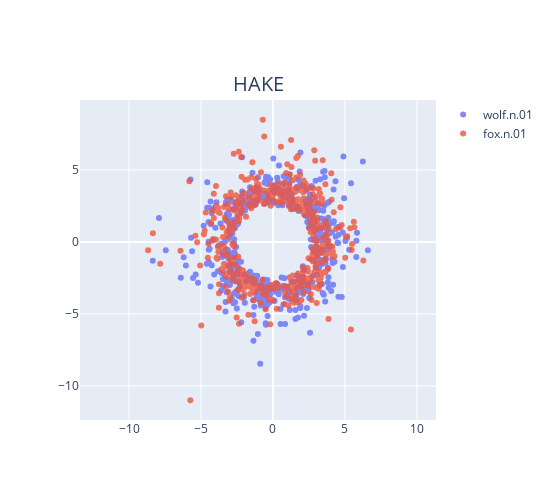

The cell this chart's notebook holds for it:
### Code cell
# エンティティの埋め込みをロード
entity_embedding = np.load(os.path.join(model_path, 'entity_embedding.npy'))

# HeadとTailの座標計算
head = entity_embedding[head_id]
tail = entity_embedding[tail_id]

phase_head, mod_head = np.split(head, 2)
phase_tail, mod_tail = np.split(tail, 2)

mod_head = np.log(np.abs(mod_head)) * np.sign(mod_head)
mod_tail = np.log(np.abs(mod_tail)) * np.sign(mod_tail)

phase_head = phase_head / embedding_range * np.pi
phase_tail = phase_tail / embedding_range * np.pi

x_head, y_head = mod_head * np.cos(phase_head), mod_head * np.sin(phase_head)
x_tail, y_tail = mod_tail * np.cos(phase_tail), mod_tail * np.sin(phase_tail)

fig = go.Figure()

# Head Entityのプロット
fig.add_trace(go.Scatter(x=x_head, y=y_head, mode='markers', name=entities_dict[head_id], text=[f'Head ID: {head_id}'] * len(x_head), opacity=0.8))
# Tail Entityのプロット
fig.add_trace(go.Scatter(x=x_tail, y=y_tail, mode='markers', name=entities_dict[tail_id], text=[f'Tail ID: {tail_id}'] * len(x_tail), opacity=0.8))
# HAKEテキストの追加
fig.add_annotation(
    text=model,  # 表示するテキスト
    xref="paper",  # x座標の参照元 (paperは図の左端、dataはデータ座標)
    yref="paper",  # y座標の参照元 (paperは図の下端、dataはデータ座標)
    x=0.5,  # x座標 (0.5は図の中央)
    y=1.1,  # y座標 (1.05は図の上端から5%上)
    showarrow=False,  # 矢印を非表示にする
    font=dict(size=20),  # テキストのフォントサイズ
)
# レイアウトの設定
fig.update_layout(
    title="",
    yaxis_title=" ",
    showlegend=True,
    width=550,  # 幅
    height=500,  # 高さ
    xaxis=dict(scaleanchor="y", scaleratio=1),  # x軸のアスペクト比を1:1に設定
    yaxis=dict(scaleanchor="x", scaleratio=1),  # y軸のアスペクト比を1:1に設定
)

# プロットの表示
fig.show()

### Figure 1 — Plotly figure (JSON) as saved in the notebook; plotly's stock layout.template omitted (floating-point values rounded to 4 significant figures; data arrays with more than 128 entries replaced by an {"elided": "..."} marker saying what was removed)
{"data": [{"mode": "markers", "name": "wolf.n.01", "opacity": 0.8, "text": {"elided": "500 str values"}, "type": "scatter", "x": {"elided": "500 float values"}, "y": {"elided": "500 float values"}}, {"mode": "markers", "name": "fox.n.01", "opacity": 0.8, "text": {"elided": "500 str values"}, "type": "scatter", "x": {"elided": "500 float values"}, "y": {"elided": "500 float values"}}], "layout": {"annotations": [{"font": {"size": 20}, "showarrow": false, "text": "HAKE", "x": 0.5, "xref": "paper", "y": 1.1, "yref": "paper"}], "height": 500, "showlegend": true, "title": {"text": ""}, "width": 550, "xaxis": {"scaleanchor": "y", "scaleratio": 1}, "yaxis": {"scaleanchor": "x", "scaleratio": 1, "title": {"text": " "}}}}
